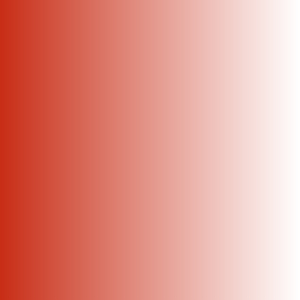
Frame 1 (no input)
Frame 60 (the mouse pressed at the canvas centre just before this capture): identical to frame 1, image omitted
Frame 120 (the mouse held since frame 60 and released just before this capture): identical to frame 1, image omitted

The Processing sketch that drew this single still picture (run headless with seeded random() and noise(); from frame 60 on, the mouse is pressed at the canvas centre):

// Processing sketch: processing_53565
// ── processing_53565.pde

//KESHIA.KINGSLEY_QUESTION 1.PS2
//--------------------------------------------------------
//The basic setup for the program
void setup() {
  size(300, 300);
  background(255);
}
//-------------------------------------------------------
//the lerp color function is used here, 
//the colours fade from the function (from) to the function (to)
color from= color (200, 45, 22);
color to = color (255);
//----------------------------------------------------------
//the loop is used here to assemble the gradient
void draw() {
  for (int y= 0; y< width; y++){
  float atm = norm(y,0,width);
  stroke(lerpColor(from,to,atm));
  rect(y, 0, y, height);

}
 }
